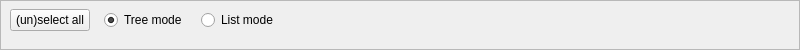
    <widget class="QFrame" name="frame">
     <property name="minimumSize">
      <size>
       <width>0</width>
       <height>40</height>
      </size>
     </property>
     <property name="palette">
      <palette>
       <active>
        <colorrole role="WindowText">
         <brush brushstyle="SolidPattern">
          <color alpha="255">
           <red>0</red>
           <green>0</green>
           <blue>0</blue>
          </color>
         </brush>
        </colorrole>
        <colorrole role="Text">
         <brush brushstyle="SolidPattern">
          <color alpha="255">
           <red>0</red>
           <green>0</green>
           <blue>0</blue>
          </color>
         </brush>
        </colorrole>
        <colorrole role="ButtonText">
         <brush brushstyle="SolidPattern">
          <color alpha="255">
           <red>0</red>
           <green>0</green>
           <blue>0</blue>
          </color>
         </brush>
        </colorrole>
        <colorrole role="ToolTipText">
         <brush brushstyle="SolidPattern">
          <color alpha="255">
           <red>0</red>
           <green>0</green>
           <blue>0</blue>
          </color>
         </brush>
        </colorrole>
       </active>
       <inactive>
        <colorrole role="WindowText">
         <brush brushstyle="SolidPattern">
          <color alpha="255">
           <red>0</red>
           <green>0</green>
           <blue>0</blue>
          </color>
         </brush>
        </colorrole>
        <colorrole role="Text">
         <brush brushstyle="SolidPattern">
          <color alpha="255">
           <red>0</red>
           <green>0</green>
           <blue>0</blue>
          </color>
         </brush>
        </colorrole>
        <colorrole role="ButtonText">
         <brush brushstyle="SolidPattern">
          <color alpha="255">
           <red>0</red>
           <green>0</green>
           <blue>0</blue>
          </color>
         </brush>
        </colorrole>
        <colorrole role="ToolTipText">
         <brush brushstyle="SolidPattern">
          <color alpha="255">
           <red>0</red>
           <green>0</green>
           <blue>0</blue>
          </color>
         </brush>
        </colorrole>
       </inactive>
       <disabled>
        <colorrole role="WindowText">
         <brush brushstyle="SolidPattern">
          <color alpha="255">
           <red>120</red>
           <green>120</green>
           <blue>120</blue>
          </color>
         </brush>
        </colorrole>
        <colorrole role="Text">
         <brush brushstyle="SolidPattern">
          <color alpha="255">
           <red>120</red>
           <green>120</green>
           <blue>120</blue>
          </color>
         </brush>
        </colorrole>
        <colorrole role="ButtonText">
         <brush brushstyle="SolidPattern">
          <color alpha="255">
           <red>120</red>
           <green>120</green>
           <blue>120</blue>
          </color>
         </brush>
        </colorrole>
        <colorrole role="ToolTipText">
         <brush brushstyle="SolidPattern">
          <color alpha="255">
           <red>0</red>
           <green>0</green>
           <blue>0</blue>
          </color>
         </brush>
        </colorrole>
       </disabled>
      </palette>
     </property>
     <property name="frameShape">
      <enum>QFrame::StyledPanel</enum>
     </property>
     <property name="frameShadow">
      <enum>QFrame::Sunken</enum>
     </property>
     <widget class="QWidget" name="horizontalLayoutWidget">
      <property name="geometry">
       <rect>
        <x>10</x>
        <y>0</y>
        <width>781</width>
        <height>41</height>
       </rect>
      </property>
      <property name="palette">
       <palette>
        <active>
         <colorrole role="WindowText">
          <brush brushstyle="SolidPattern">
           <color alpha="255">
            <red>0</red>
            <green>0</green>
            <blue>0</blue>
           </color>
          </brush>
         </colorrole>
         <colorrole role="Text">
          <brush brushstyle="SolidPattern">
           <color alpha="255">
            <red>0</red>
            <green>0</green>
            <blue>0</blue>
           </color>
          </brush>
         </colorrole>
         <colorrole role="ButtonText">
          <brush brushstyle="SolidPattern">
           <color alpha="255">
            <red>0</red>
            <green>0</green>
            <blue>0</blue>
           </color>
          </brush>
         </colorrole>
         <colorrole role="ToolTipText">
          <brush brushstyle="SolidPattern">
           <color alpha="255">
            <red>0</red>
            <green>0</green>
            <blue>0</blue>
           </color>
          </brush>
         </colorrole>
        </active>
        <inactive>
         <colorrole role="WindowText">
          <brush brushstyle="SolidPattern">
           <color alpha="255">
            <red>0</red>
            <green>0</green>
            <blue>0</blue>
           </color>
          </brush>
         </colorrole>
         <colorrole role="Text">
          <brush brushstyle="SolidPattern">
           <color alpha="255">
            <red>0</red>
            <green>0</green>
            <blue>0</blue>
           </color>
          </brush>
         </colorrole>
         <colorrole role="ButtonText">
          <brush brushstyle="SolidPattern">
           <color alpha="255">
            <red>0</red>
            <green>0</green>
            <blue>0</blue>
           </color>
          </brush>
         </colorrole>
         <colorrole role="ToolTipText">
          <brush brushstyle="SolidPattern">
           <color alpha="255">
            <red>0</red>
            <green>0</green>
            <blue>0</blue>
           </color>
          </brush>
         </colorrole>
        </inactive>
        <disabled>
         <colorrole role="WindowText">
          <brush brushstyle="SolidPattern">
           <color alpha="255">
            <red>120</red>
            <green>120</green>
            <blue>120</blue>
           </color>
          </brush>
         </colorrole>
         <colorrole role="Text">
          <brush brushstyle="SolidPattern">
           <color alpha="255">
            <red>120</red>
            <green>120</green>
            <blue>120</blue>
           </color>
          </brush>
         </colorrole>
         <colorrole role="ButtonText">
          <brush brushstyle="SolidPattern">
           <color alpha="255">
            <red>120</red>
            <green>120</green>
            <blue>120</blue>
           </color>
          </brush>
         </colorrole>
         <colorrole role="ToolTipText">
          <brush brushstyle="SolidPattern">
           <color alpha="255">
            <red>0</red>
            <green>0</green>
            <blue>0</blue>
           </color>
          </brush>
         </colorrole>
        </disabled>
       </palette>
      </property>
      <layout class="QHBoxLayout" name="horizontalLayoutPanel" stretch="0,0,0,0">
       <property name="spacing">
        <number>14</number>
       </property>
       <item>
        <widget class="QPushButton" name="pushButtonSelectAll">
         <property name="sizePolicy">
          <sizepolicy hsizetype="Maximum" vsizetype="Fixed">
           <horstretch>0</horstretch>
           <verstretch>0</verstretch>
          </sizepolicy>
         </property>
         <property name="palette">
          <palette>
           <active>
            <colorrole role="WindowText">
             <brush brushstyle="SolidPattern">
              <color alpha="255">
               <red>0</red>
               <green>0</green>
               <blue>0</blue>
              </color>
             </brush>
            </colorrole>
            <colorrole role="Text">
             <brush brushstyle="SolidPattern">
              <color alpha="255">
               <red>0</red>
               <green>0</green>
               <blue>0</blue>
              </color>
             </brush>
            </colorrole>
            <colorrole role="ButtonText">
             <brush brushstyle="SolidPattern">
              <color alpha="255">
               <red>0</red>
               <green>0</green>
               <blue>0</blue>
              </color>
             </brush>
            </colorrole>
            <colorrole role="ToolTipText">
             <brush brushstyle="SolidPattern">
              <color alpha="255">
               <red>0</red>
               <green>0</green>
               <blue>0</blue>
              </color>
             </brush>
            </colorrole>
           </active>
           <inactive>
            <colorrole role="WindowText">
             <brush brushstyle="SolidPattern">
              <color alpha="255">
               <red>0</red>
               <green>0</green>
               <blue>0</blue>
              </color>
             </brush>
            </colorrole>
            <colorrole role="Text">
             <brush brushstyle="SolidPattern">
              <color alpha="255">
               <red>0</red>
               <green>0</green>
               <blue>0</blue>
              </color>
             </brush>
            </colorrole>
            <colorrole role="ButtonText">
             <brush brushstyle="SolidPattern">
              <color alpha="255">
               <red>0</red>
               <green>0</green>
               <blue>0</blue>
              </color>
             </brush>
            </colorrole>
            <colorrole role="ToolTipText">
             <brush brushstyle="SolidPattern">
              <color alpha="255">
               <red>0</red>
               <green>0</green>
               <blue>0</blue>
              </color>
             </brush>
            </colorrole>
           </inactive>
           <disabled>
            <colorrole role="WindowText">
             <brush brushstyle="SolidPattern">
              <color alpha="255">
               <red>120</red>
               <green>120</green>
               <blue>120</blue>
              </color>
             </brush>
            </colorrole>
            <colorrole role="Text">
             <brush brushstyle="SolidPattern">
              <color alpha="255">
               <red>120</red>
               <green>120</green>
               <blue>120</blue>
              </color>
             </brush>
            </colorrole>
            <colorrole role="ButtonText">
             <brush brushstyle="SolidPattern">
              <color alpha="255">
               <red>120</red>
               <green>120</green>
               <blue>120</blue>
              </color>
             </brush>
            </colorrole>
            <colorrole role="ToolTipText">
             <brush brushstyle="SolidPattern">
              <color alpha="255">
               <red>0</red>
               <green>0</green>
               <blue>0</blue>
              </color>
             </brush>
            </colorrole>
           </disabled>
          </palette>
         </property>
         <property name="text">
          <string>(un)select all</string>
         </property>
        </widget>
       </item>
       <item>
        <widget class="QRadioButton" name="radioTreeMode">
         <property name="sizePolicy">
          <sizepolicy hsizetype="Maximum" vsizetype="Fixed">
           <horstretch>0</horstretch>
           <verstretch>0</verstretch>
          </sizepolicy>
         </property>
         <property name="palette">
          <palette>
           <active>
            <colorrole role="WindowText">
             <brush brushstyle="SolidPattern">
              <color alpha="255">
               <red>0</red>
               <green>0</green>
               <blue>0</blue>
              </color>
             </brush>
            </colorrole>
            <colorrole role="Text">
             <brush brushstyle="SolidPattern">
              <color alpha="255">
               <red>0</red>
               <green>0</green>
               <blue>0</blue>
              </color>
             </brush>
            </colorrole>
            <colorrole role="ButtonText">
             <brush brushstyle="SolidPattern">
              <color alpha="255">
               <red>0</red>
               <green>0</green>
               <blue>0</blue>
              </color>
             </brush>
            </colorrole>
            <colorrole role="ToolTipText">
             <brush brushstyle="SolidPattern">
              <color alpha="255">
               <red>0</red>
               <green>0</green>
               <blue>0</blue>
              </color>
             </brush>
            </colorrole>
           </active>
           <inactive>
            <colorrole role="WindowText">
             <brush brushstyle="SolidPattern">
              <color alpha="255">
               <red>0</red>
               <green>0</green>
               <blue>0</blue>
              </color>
             </brush>
            </colorrole>
            <colorrole role="Text">
             <brush brushstyle="SolidPattern">
              <color alpha="255">
               <red>0</red>
               <green>0</green>
               <blue>0</blue>
              </color>
             </brush>
            </colorrole>
            <colorrole role="ButtonText">
             <brush brushstyle="SolidPattern">
              <color alpha="255">
               <red>0</red>
               <green>0</green>
               <blue>0</blue>
              </color>
             </brush>
            </colorrole>
            <colorrole role="ToolTipText">
             <brush brushstyle="SolidPattern">
              <color alpha="255">
               <red>0</red>
               <green>0</green>
               <blue>0</blue>
              </color>
             </brush>
            </colorrole>
           </inactive>
           <disabled>
            <colorrole role="WindowText">
             <brush brushstyle="SolidPattern">
              <color alpha="255">
               <red>120</red>
               <green>120</green>
               <blue>120</blue>
              </color>
             </brush>
            </colorrole>
            <colorrole role="Text">
             <brush brushstyle="SolidPattern">
              <color alpha="255">
               <red>120</red>
               <green>120</green>
               <blue>120</blue>
              </color>
             </brush>
            </colorrole>
            <colorrole role="ButtonText">
             <brush brushstyle="SolidPattern">
              <color alpha="255">
               <red>120</red>
               <green>120</green>
               <blue>120</blue>
              </color>
             </brush>
            </colorrole>
            <colorrole role="ToolTipText">
             <brush brushstyle="SolidPattern">
              <color alpha="255">
               <red>0</red>
               <green>0</green>
               <blue>0</blue>
              </color>
             </brush>
            </colorrole>
           </disabled>
          </palette>
         </property>
         <property name="text">
          <string>Tree mode</string>
         </property>
         <property name="checked">
          <bool>true</bool>
         </property>
        </widget>
       </item>
       <item>
        <widget class="QRadioButton" name="radioListMode">
         <property name="sizePolicy">
          <sizepolicy hsizetype="Maximum" vsizetype="Fixed">
           <horstretch>0</horstretch>
           <verstretch>0</verstretch>
          </sizepolicy>
         </property>
         <property name="palette">
          <palette>
           <active>
            <colorrole role="WindowText">
             <brush brushstyle="SolidPattern">
              <color alpha="255">
               <red>0</red>
               <green>0</green>
               <blue>0</blue>
              </color>
             </brush>
            </colorrole>
            <colorrole role="Text">
             <brush brushstyle="SolidPattern">
              <color alpha="255">
               <red>0</red>
               <green>0</green>
               <blue>0</blue>
              </color>
             </brush>
            </colorrole>
            <colorrole role="ButtonText">
             <brush brushstyle="SolidPattern">
              <color alpha="255">
               <red>0</red>
               <green>0</green>
               <blue>0</blue>
              </color>
             </brush>
            </colorrole>
            <colorrole role="ToolTipText">
             <brush brushstyle="SolidPattern">
              <color alpha="255">
               <red>0</red>
               <green>0</green>
               <blue>0</blue>
              </color>
             </brush>
            </colorrole>
           </active>
           <inactive>
            <colorrole role="WindowText">
             <brush brushstyle="SolidPattern">
              <color alpha="255">
               <red>0</red>
               <green>0</green>
               <blue>0</blue>
              </color>
             </brush>
            </colorrole>
            <colorrole role="Text">
             <brush brushstyle="SolidPattern">
              <color alpha="255">
               <red>0</red>
               <green>0</green>
               <blue>0</blue>
              </color>
             </brush>
            </colorrole>
            <colorrole role="ButtonText">
             <brush brushstyle="SolidPattern">
              <color alpha="255">
               <red>0</red>
               <green>0</green>
               <blue>0</blue>
              </color>
             </brush>
            </colorrole>
            <colorrole role="ToolTipText">
             <brush brushstyle="SolidPattern">
              <color alpha="255">
               <red>0</red>
               <green>0</green>
               <blue>0</blue>
              </color>
             </brush>
            </colorrole>
           </inactive>
           <disabled>
            <colorrole role="WindowText">
             <brush brushstyle="SolidPattern">
              <color alpha="255">
               <red>120</red>
               <green>120</green>
               <blue>120</blue>
              </color>
             </brush>
            </colorrole>
            <colorrole role="Text">
             <brush brushstyle="SolidPattern">
              <color alpha="255">
               <red>120</red>
               <green>120</green>
               <blue>120</blue>
              </color>
             </brush>
            </colorrole>
            <colorrole role="ButtonText">
             <brush brushstyle="SolidPattern">
              <color alpha="255">
               <red>120</red>
               <green>120</green>
               <blue>120</blue>
              </color>
             </brush>
            </colorrole>
            <colorrole role="ToolTipText">
             <brush brushstyle="SolidPattern">
              <color alpha="255">
               <red>0</red>
               <green>0</green>
               <blue>0</blue>
              </color>
             </brush>
            </colorrole>
           </disabled>
          </palette>
         </property>
         <property name="text">
          <string>List mode</string>
         </property>
        </widget>
       </item>
       <item>
        <spacer name="horizontalSpacer">
         <property name="palette">
          <palette>
           <active>
            <colorrole role="WindowText">
             <brush brushstyle="SolidPattern">
              <color alpha="255">
               <red>0</red>
               <green>0</green>
               <blue>0</blue>
              </color>
             </brush>
            </colorrole>
            <colorrole role="Text">
             <brush brushstyle="SolidPattern">
              <color alpha="255">
               <red>0</red>
               <green>0</green>
               <blue>0</blue>
              </color>
             </brush>
            </colorrole>
            <colorrole role="ButtonText">
             <brush brushstyle="SolidPattern">
              <color alpha="255">
               <red>0</red>
               <green>0</green>
               <blue>0</blue>
              </color>
             </brush>
            </colorrole>
            <colorrole role="ToolTipText">
             <brush brushstyle="SolidPattern">
              <color alpha="255">
               <red>0</red>
               <green>0</green>
               <blue>0</blue>
              </color>
             </brush>
            </colorrole>
           </active>
           <inactive>
            <colorrole role="WindowText">
             <brush brushstyle="SolidPattern">
              <color alpha="255">
               <red>0</red>
               <green>0</green>
               <blue>0</blue>
              </color>
             </brush>
            </colorrole>
            <colorrole role="Text">
             <brush brushstyle="SolidPattern">
              <color alpha="255">
               <red>0</red>
               <green>0</green>
               <blue>0</blue>
              </color>
             </brush>
            </colorrole>
            <colorrole role="ButtonText">
             <brush brushstyle="SolidPattern">
              <color alpha="255">
               <red>0</red>
               <green>0</green>
               <blue>0</blue>
              </color>
             </brush>
            </colorrole>
            <colorrole role="ToolTipText">
             <brush brushstyle="SolidPattern">
              <color alpha="255">
               <red>0</red>
               <green>0</green>
               <blue>0</blue>
              </color>
             </brush>
            </colorrole>
           </inactive>
           <disabled>
            <colorrole role="WindowText">
             <brush brushstyle="SolidPattern">
              <color alpha="255">
               <red>120</red>
               <green>120</green>
               <blue>120</blue>
              </color>
             </brush>
            </colorrole>
            <colorrole role="Text">
             <brush brushstyle="SolidPattern">
              <color alpha="255">
               <red>120</red>
               <green>120</green>
               <blue>120</blue>
              </color>
             </brush>
            </colorrole>
            <colorrole role="ButtonText">
             <brush brushstyle="SolidPattern">
              <color alpha="255">
               <red>120</red>
               <green>120</green>
               <blue>120</blue>
              </color>
             </brush>
            </colorrole>
            <colorrole role="ToolTipText">
             <brush brushstyle="SolidPattern">
              <color alpha="255">
               <red>0</red>
               <green>0</green>
               <blue>0</blue>
              </color>
             </brush>
            </colorrole>
           </disabled>
          </palette>
         </property>
         <property name="orientation">
          <enum>Qt::Horizontal</enum>
         </property>
         <property name="sizeHint" stdset="0">
          <size>
           <width>40</width>
           <height>20</height>
          </size>
         </property>
        </spacer>
       </item>
      </layout>
     </widget>
    </widget>
